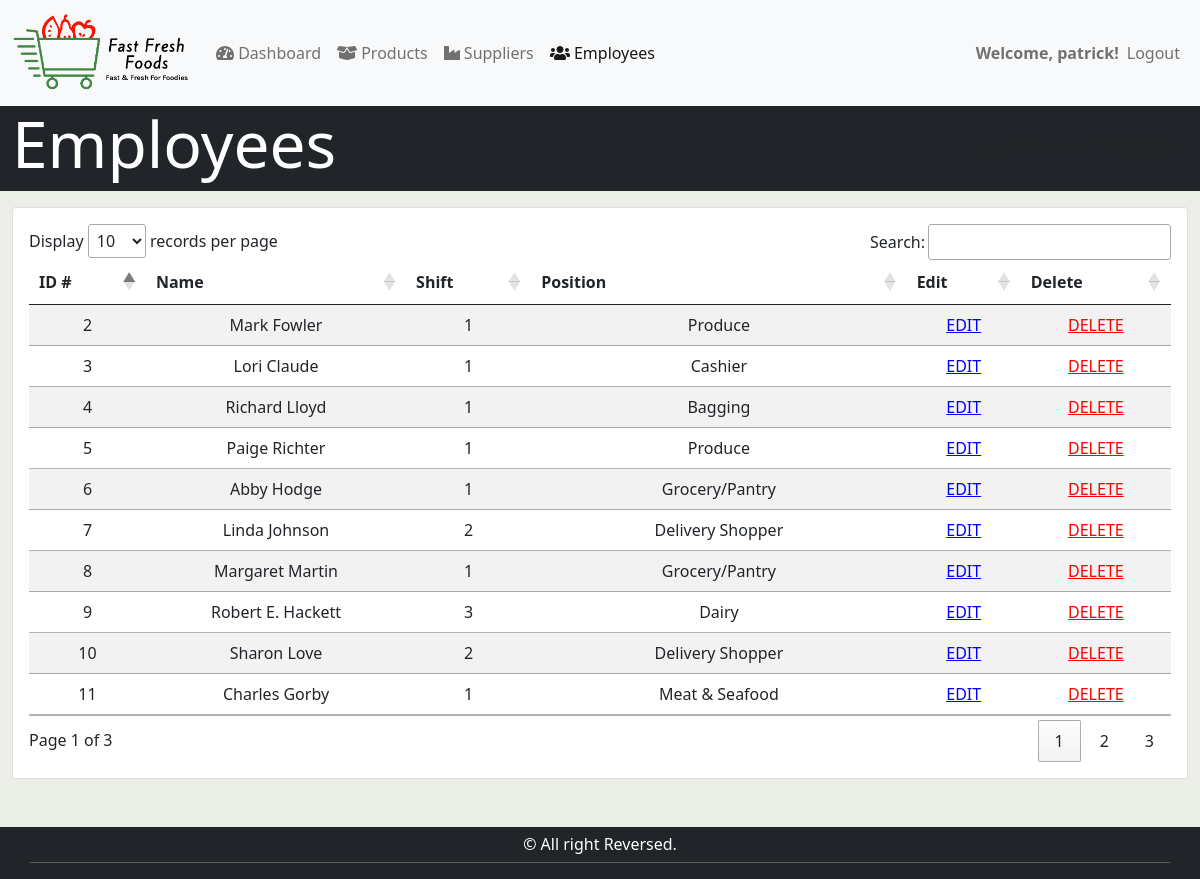
/views/employees.php (signed in), run on the app's committed database.
### tables this page shows
CREATE TABLE `employees` (
  `ID` int(11) NOT NULL,
  `employee_name` varchar(50) NOT NULL,
  `employee_shift` int(11) NOT NULL,
  `employee_position` int(11) NOT NULL
);

CREATE TABLE `store_locations` (
  `ID` int(11) NOT NULL,
  `location_name` varchar(50) NOT NULL
);

### views/employees.php (the view, shortened to what this page needs)
<?php
if (isset($_SESSION["sessionID"])) {
    require "../controller/Database.ref.php"; ?>
<?php require "template/header.php"; ?>
<div class="container-fluid mt-3 mb-5">
    <div class="col-md-12">
        <div class="card text-center">
            <div class="card-body">
                <div class="table-responsive-md">
                    <table id="employeeTable" class="table table-hover table-striped">
                        <thead>
                            <tr>
                                <th scope="col">ID #</th>
                                <th scope="col">Name</th>
                                <th scope="col">Shift</th>
                                <th scope="col">Position</th>
                                <th scope="col">Edit</th>
                                <th scope="col">Delete</th>
                            </tr>
                        </thead>
                        <tbody>
                            <?php
                                $join = "SELECT employees.ID, employees.employee_name, employees.employee_shift, store_locations.location_name
                                    FROM employees
                                    INNER JOIN store_locations
                                    ON employees.employee_position = store_locations.ID";
                                $result = mysqli_query($connection, $join);
                                if ($result) {
                                    if (mysqli_num_rows($result) > 0) {
                                        while ($employee = mysqli_fetch_assoc($result)) {
                                ?>
                            <tr>
                                <td><?php echo $employee['ID'] ?></td>
                                <td><?php echo $employee['employee_name'] ?></td>
                                <td><?php echo $employee['employee_shift'] ?></td>
                                <td><?php echo $employee['location_name'] ?></td>
                                <td>
                                    <a href="../controller/editemployee.php?id=<?php echo $employee['ID'] ?>"
                                        style="color:blue"> EDIT</a>
                                </td>
                                <td>
                                    <a href="../controller/deleteemployee.php?id=<?php echo $employee['ID'] ?>"
                                        style="color:red"> DELETE</a>
                                </td>
                            </tr>
                            <?php
                                        }
                                    }
                                }
                                ?>
                        </tbody>
                    </table>
                </div>
            </div>
        </div>
    </div>
</div>
<?php require "template/footer.php"; ?>
<?php
} else {
    header("Location: ../index.php");
    exit();
}
?>

### data on the page
employees: ID "2", employee_name "Mark Fowler", employee_shift "1", employee_position.location_name "Produce"
employees: ID "3", employee_name "Lori Claude", employee_shift "1", employee_position.location_name "Cashier"
employees: ID "4", employee_name "Richard Lloyd", employee_shift "1", employee_position.location_name "Bagging"
employees: ID "5", employee_name "Paige Richter", employee_shift "1", employee_position.location_name "Produce"
employees: ID "6", employee_name "Abby Hodge", employee_shift "1", employee_position.location_name "Grocery/Pantry"
employees: ID "7", employee_name "Linda Johnson", employee_shift "2", employee_position.location_name "Delivery Shopper"
employees: ID "8", employee_name "Margaret Martin", employee_shift "1", employee_position.location_name "Grocery/Pantry"
employees: ID "9", employee_name "Robert E. Hackett", employee_shift "3", employee_position.location_name "Dairy"
employees: ID "10", employee_name "Sharon Love", employee_shift "2", employee_position.location_name "Delivery Shopper"
employees: ID "11", employee_name "Charles Gorby", employee_shift "1", employee_position.location_name "Meat & Seafood"

### other printed values
$_SESSION["sessionName"] "patrick"
